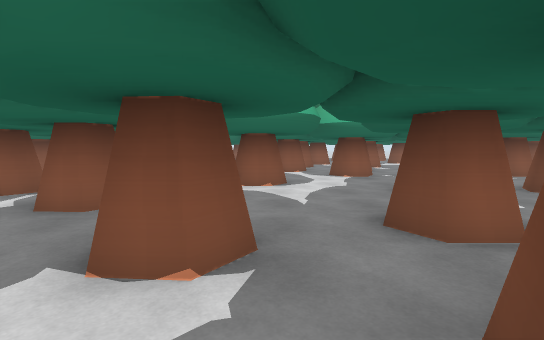
[1] (above)

24 first-person views from a walk through a 3-D level made in the Unity game engine. The camera is 1.3 m above the floor, tilts 4° down and sees 85° across. The floor is counted in squares, 2 m on a side. Each view is taken from the middle of a square. On the plan, view 1 faces up. The plan holds only what a view shows up to about 9 squares ahead; the rest is blank. The place goes on beyond the plan. Some surface patterns are stand-ins.

[2]
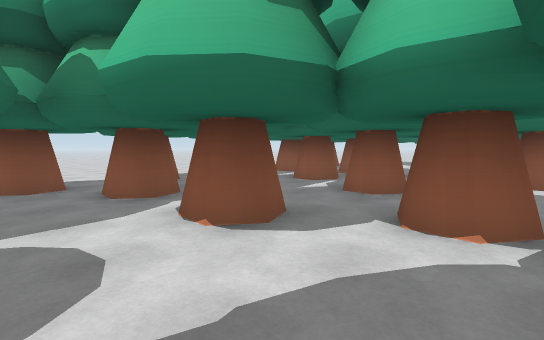

[3]
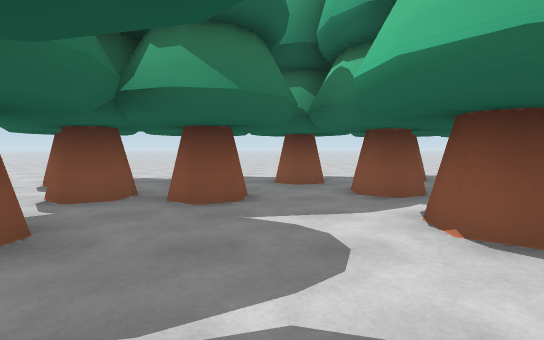

[4]
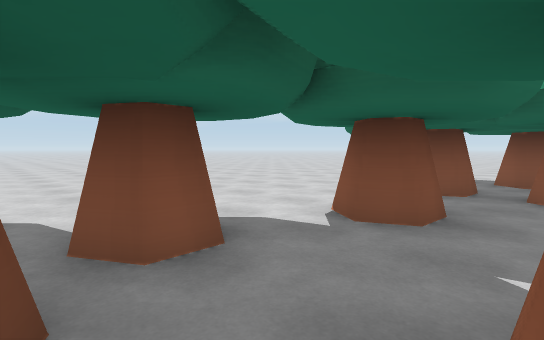

[5]
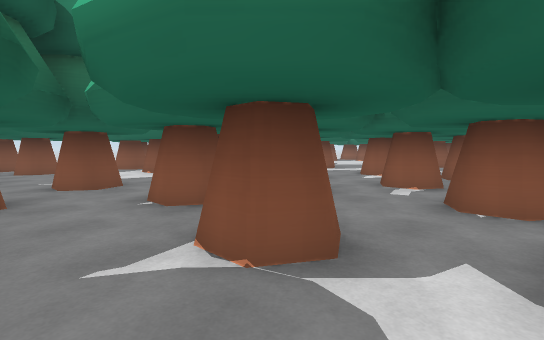

[6]
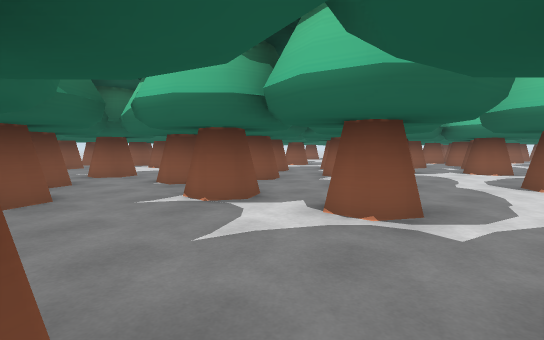

[7]
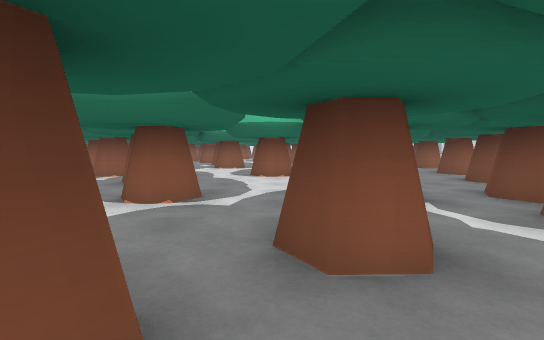

[8]
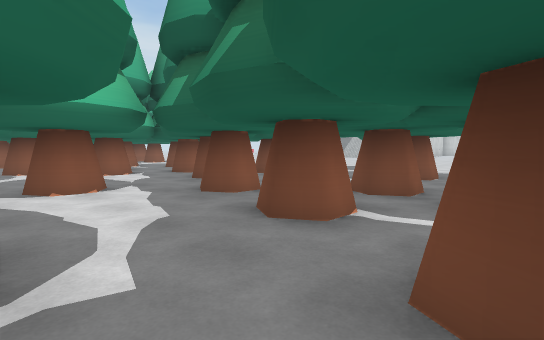

[9]
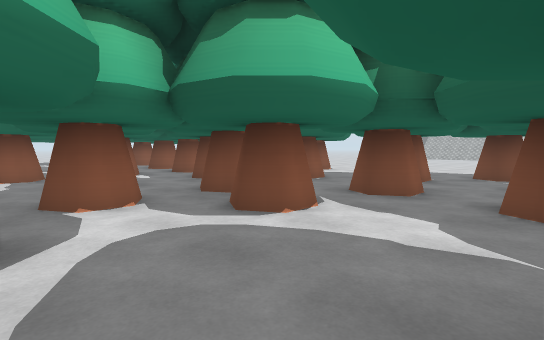

[10]
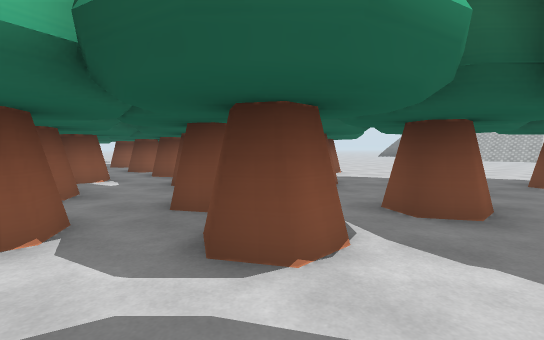

[11]
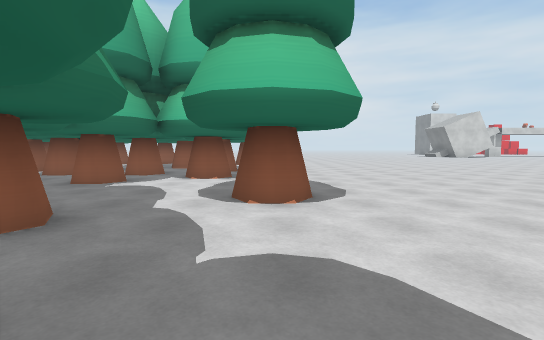

[12]
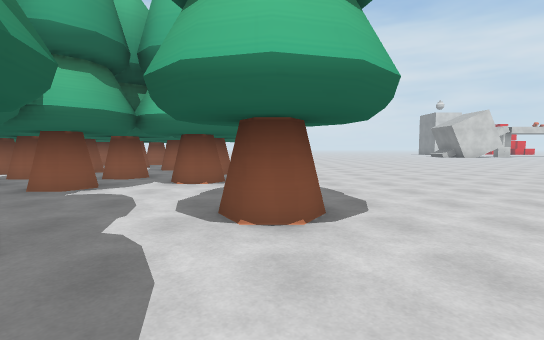

[13]
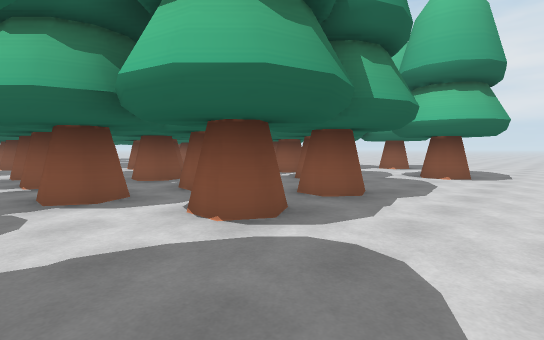

[14]
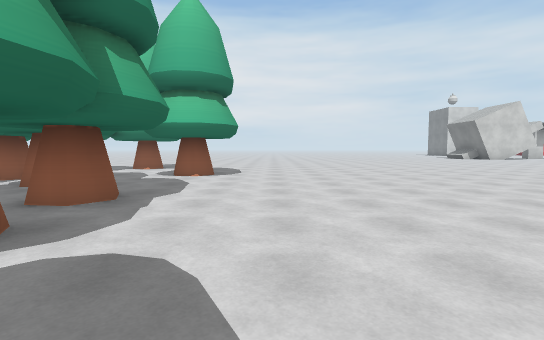

[15]
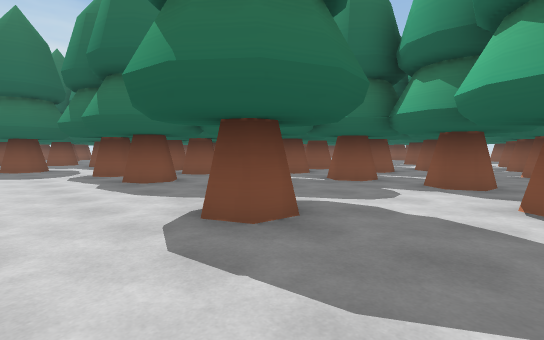

[16]
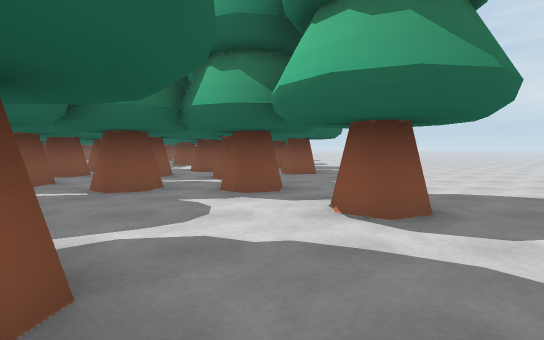

[17]
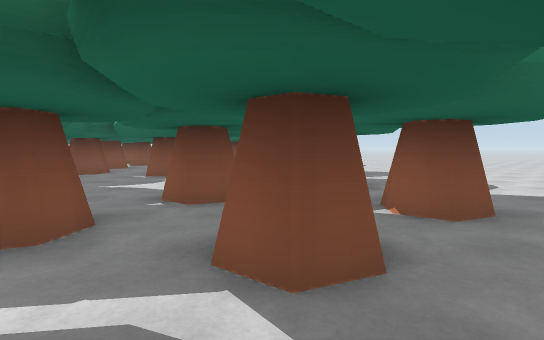

[18]
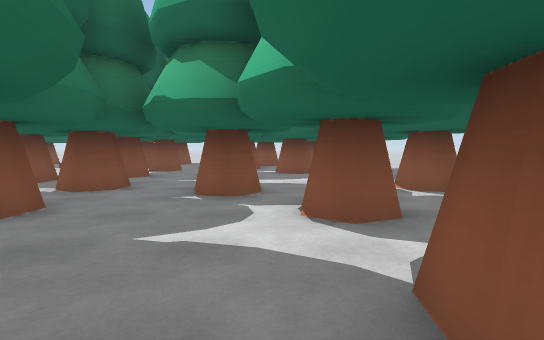

[19]
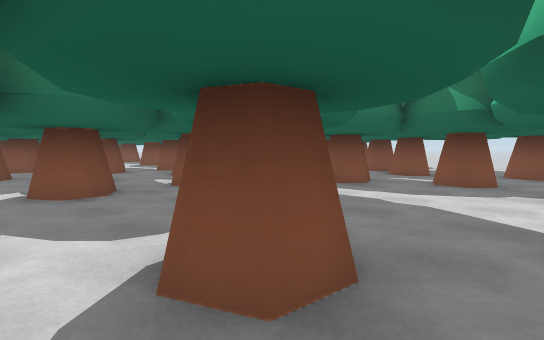

[20]
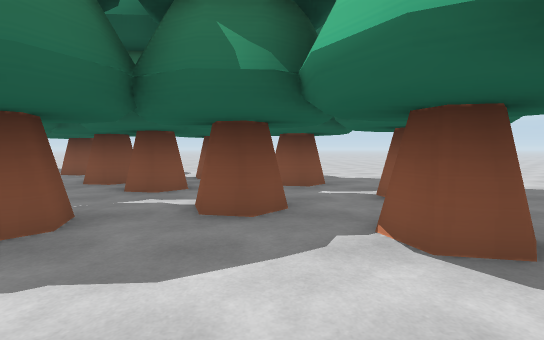

[21]
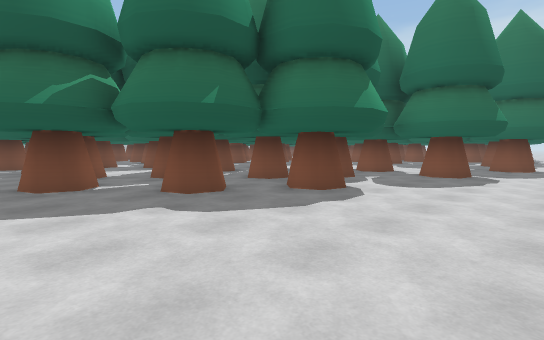

[22]
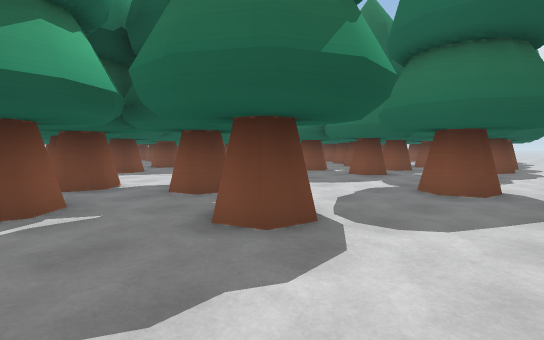

[23]
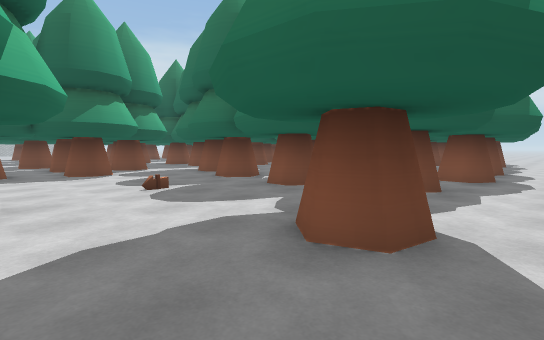

[24]
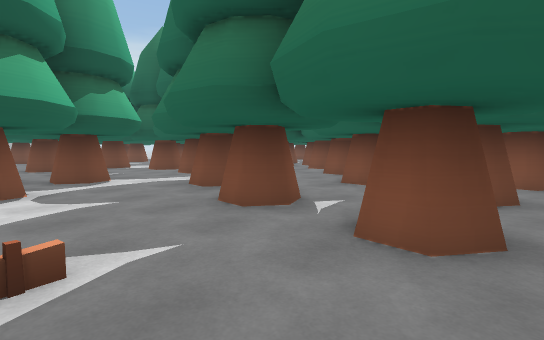

### Floor plan
Key: @ floor where view 1 was taken; # wall or solid block; x gap in a wall; . main floor; : floor 0.25 m higher than the main floor; / step, stairs or slope; = window, fence, low wall or low ledge.
Columns run from 8 left of view 1 to 23 right of it. Each row starts with its distance up from view 1.
 20 ...............#....#....
 19 ......#...#..#....#.............
 18 ........#..... .#.....#.........
 17 ....#..#....#.#...#.............
 16 ...#...x........#.x.:..........
 15 .....#.##.#.... ..x.............
 14 ....#.........# ###..#..........
 13 ......#...#.#.  .##x#..........
 12 ..#...........   ..............
 11 ....#....#..... xxxx..........
 10 .............................
  9 .#.......x#..  ....#...#....
  8 ..........x........ #......
  7 ....#.......#.x.#.# ......
  6 ..#.x.#.#.....#..##.. ....
  5 ....x.....###x#.....x#....
  4 ..#.......###..........#
  3 .........##=#......#.#
  2 ..###..#x##...........
  1 ../##x#..# #......#..
  0 ../.....@  #.........
 -1 ..x.......###xx...x#..
 -2 ..x.#...#..........x.
 -3 ..x.#.#..##......#.
 -4 ..x.....####...#..
 -5    #.....       .

Positions as (right, up) in squares from view 1, and headings:
1: (0, 0), facing up
2: (0, -1), facing up-left
3: (0, -1), facing left
4: (1, -2), facing down-left
5: (6, -3), facing up-left
6: (8, -4), facing up-left
7: (8, -5), facing up
8: (7, -3), facing up-right
9: (7, 3), facing up-right
10: (8, 4), facing up-right
11: (15, 5), facing up
12: (15, 6), facing up
13: (16, 10), facing up-left
14: (16, 10), facing up
15: (16, 20), facing down-left
16: (15, 19), facing left
17: (10, 18), facing left
18: (7, 16), facing left
19: (5, 18), facing down-left
20: (2, 17), facing left
21: (-8, 20), facing down-right
22: (-8, 14), facing down-right
23: (-8, 11), facing down-right
24: (-5, 9), facing down-right
